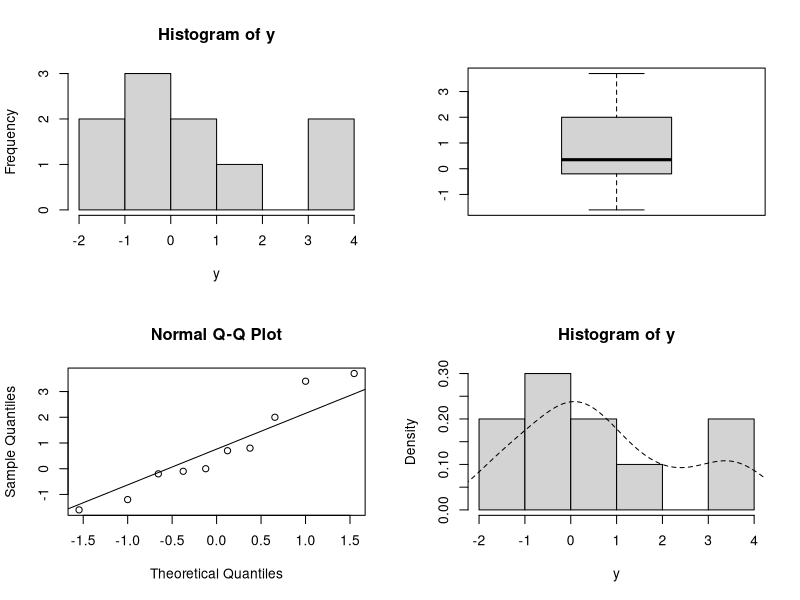
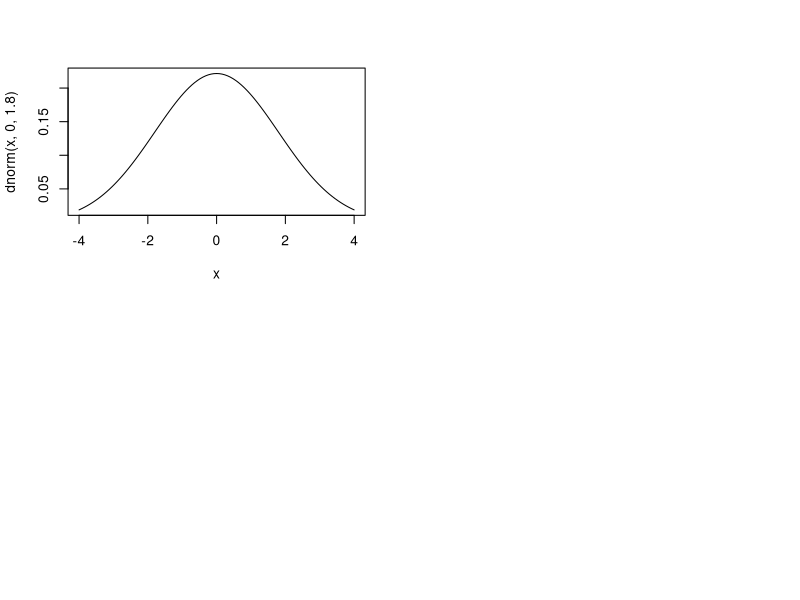
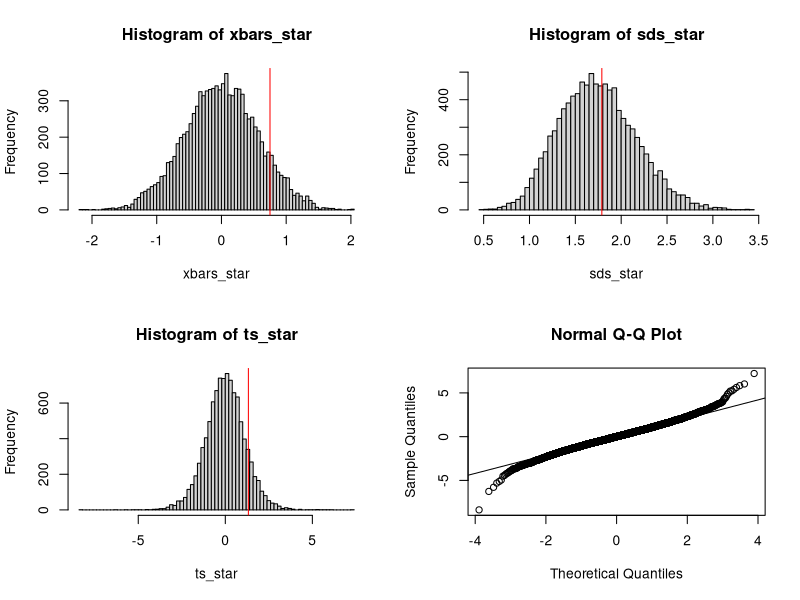

The R script that drew these images, in order:
# Title     : TODO
# Objective : TODO
# Created by: zoon0
# Created on: 2021-01-29

library(tidyverse)

y <- sleep$extra[sleep$group == 1]

summary(y)
sd(y)
par(mfrow = c(2, 2))
hist(y)
boxplot(y)
qqnorm(y); qqline(y)
hist(y, prob = TRUE)
lines(density(y), lty = 2)

t.test(y)
t.test(y, alternative = "greater")
curve(dnorm(x, 0, 1.8), -4, 4)

options(digits = 3)
set.seed(1606)
(y_star <- rnorm(10, 0, 1.8))
mean(y_star - 0); sd(y_star)
(t_star <- mean(y_star - 0) / (sd(y_star) / sqrt(length(y_star))))


set.seed(1606)
B <- 1e4
n <- 10
xbars_star <- rep(NA, B)
sds_star <- rep(NA, B)
ts_star <- rep(NA, B)

for (b in 1:B)
{
  y_star <- rnorm(n, 0, 1.789)
  m <- mean(y_star)
  s <- sd(y_star)
  xbars_star[b] <- m
  sds_star[b] <- s
  ts_star[b] <- m / (s / sqrt(n))
}

opar <- par(mfrow = c(2, 2))
hist(xbars_star, nclass = 100)
abline(v = 0.75, col = 'red')
hist(sds_star, nclass = 100)
abline(v = 1.789, col = 'red')
hist(ts_star, nclass = 100)
abline(v = 1.3257, col = 'red')
qqnorm(ts_star); qqline(ts_star)
par(opar)

length(which(ts_star > 1.3257)) / B
